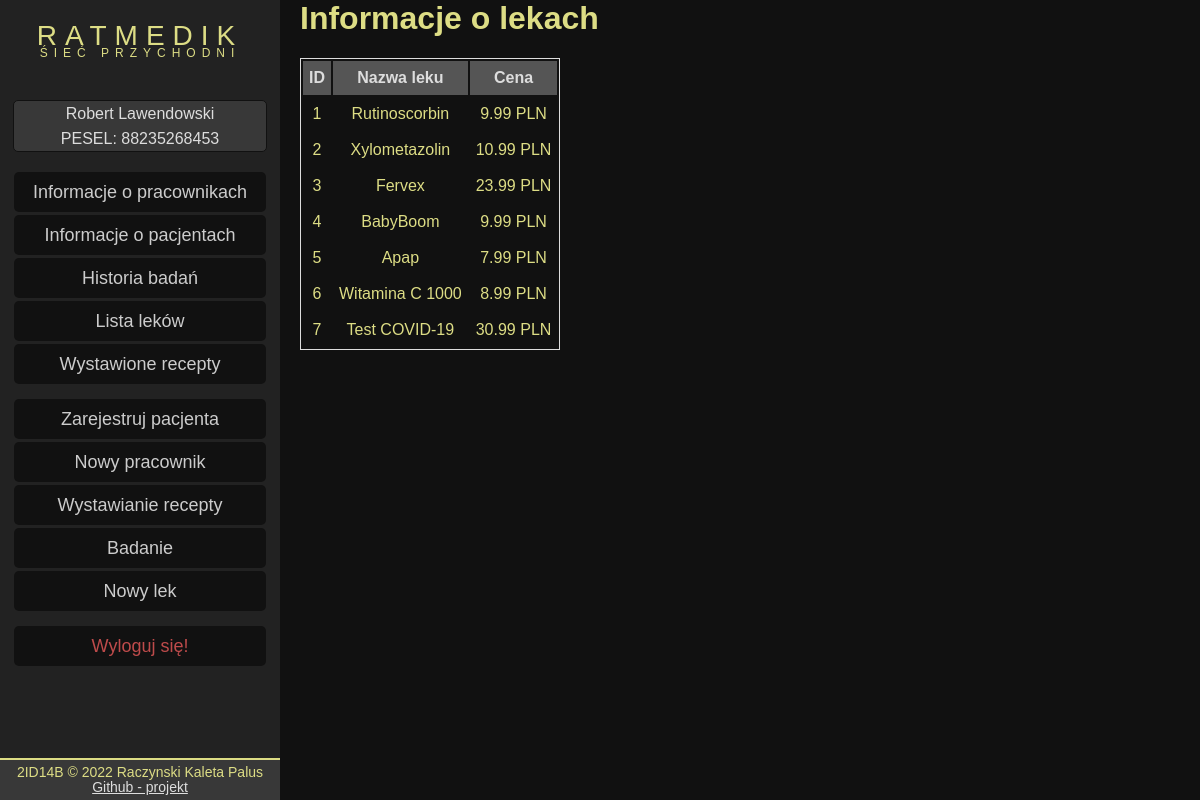
The app's page /php/ll.php (signed in) with its own data.
### tables this page shows
CREATE TABLE `leki` (
  `ID_Leku` int(11) NOT NULL,
  `Nazwa` varchar(32) NOT NULL,
  `Cena` int(11) NOT NULL CHECK (`Cena` > 0)
);

### php/ll.php (the view, shortened to what this page needs)
<!DOCTYPE HTML>
<html lang="pl">
<head>
    <link rel="stylesheet" href="main.css">
</head>
<body>
    <div id="menu">
        <p style="padding-top:20px;margin-top:0px; margin-bottom: 2px; font-size: 28px;letter-spacing: 8px; text-transform: uppercase;">Ratmedik</p>
        <p style="margin-top: -8px; font-size: 12px; letter-spacing: 6px; text-transform: uppercase;">Śieć przychodni</p>
        <?php
            echo "<p style='margin:auto;margin-top:40px;margin-bottom:20px;display: block; width: 90%;height: 50px; background-color: #383838;color: #ddd; line-height:25px;border-radius:5px;border:1px solid #111;'>".$_SESSION['Imie']." ".$_SESSION['Nazwisko']."<br>PESEL: ".$_SESSION['PESEL']."</p>";
        ?>
        <a class="menu_ods odstep1" href="ioprac.php">Informacje o pracownikach</a>
        <a class="menu_ods odstep1" href="iop.php">Informacje o pacjentach</a>
        <a class="menu_ods odstep1" href="hb.php">Historia badań</a>
        <a class="menu_ods odstep1" href="ll.php">Lista leków</a>
        <a class="menu_ods odstep1" href="wr.php">Wystawione recepty</a>
        <a class="menu_ods odstep3" href="zarejestruj_pacjenta.php">Zarejestruj pacjenta</a>
        <a class="menu_ods odstep1" href="nowy_pracownik.php">Nowy pracownik</a>
        <a class="menu_ods odstep1" href="wystaw_recepte.php">Wystawianie recepty</a>
        <a class="menu_ods odstep1" href="badanie.php">Badanie</a>
        <a class="menu_ods odstep1" href="nowy_lek.php">Nowy lek</a>
        <a class="menu_ods odstep3" style=" color:#be4b4b;" href="logout.php">Wyloguj się!</a>
        <footer>
            2ID14B &copy 2022 Raczynski Kaleta Palus <br>
            <a href="https://github.com/jraczynski1409/BD_Projekt_przychodnia" target="_blank">Github - projekt</a>
        </footer>
    </div>
    <div id="con">
        <h1>Informacje o lekach</h1>
        <?php
           require_once "connect.php";
            $polaczenie = @new mysqli($host, $db_u, $db_p, $db_n);
            $zapytanie = "SELECT * from leki";
            $result=mysqli_query($polaczenie,$zapytanie);
            echo "<table class='tabela'>";
             echo "<tr class='naglowek_tabeli'><td>ID</td><td>Nazwa leku</td><td>Cena</td></tr>";
            while($row = mysqli_fetch_row($result))
            {
                echo "<tr><td>".$row[0]."</td>"."<td>".$row[1]."</td>"."<td>".$row[2].".99 PLN"."</td></tr>";
            }
            echo "</table>"
        ?>
        </div>
</body>
</html>

### php/main.css (style rules this page uses)
body { background-color: #111; color:#dddd85; font-family: 'Source Sans Pro', sans-serif; margin: 0; padding: 0; }
#menu { width: 280px; height: 100vh; background-color:#222; color:#dddd85; text-align: center; float: left; }
.menu_ods { display: block; width: 90%; margin: auto; height: 40px; background-color: #111; text-decoration: none; line-height: 40px; color:#ccc; font-size: 18px; border-radius: 5px; }
.odstep3 { margin-top:15px; }
.odstep1 { margin-top:3px; }
footer { position: absolute; bottom:0px; display: block; width:280px; height: 35px; margin-top: -35px; background-color:#383838; font-size: 14px; line-height:15px; padding-top: 5px; border-top:2px solid #dddd85; }
footer a { color: #ddd; }
#con { position: static; top: 0; margin-left: 300px; }
.naglowek_tabeli { font-weight: 900; background-color: #555; color:#ddd; }
.tabela { border: 1px solid #ddd; text-align: center; }
.tabela td { padding: 8px 6px; }
h1 { margin-top:0; }

### records on screen
leki: ID_Leku "1", Nazwa "Rutinoscorbin", Cena "9"
leki: ID_Leku "2", Nazwa "Xylometazolin", Cena "10"
leki: ID_Leku "3", Nazwa "Fervex", Cena "23"
leki: ID_Leku "4", Nazwa "BabyBoom", Cena "9"
leki: ID_Leku "5", Nazwa "Apap", Cena "7"
leki: ID_Leku "6", Nazwa "Witamina C 1000", Cena "8"
leki: ID_Leku "7", Nazwa "Test COVID-19", Cena "30"

### other values on screen
$_SESSION['Imie'] "Robert"
$_SESSION['Nazwisko'] "Lawendowski"
$_SESSION['PESEL'] "88235268453"
